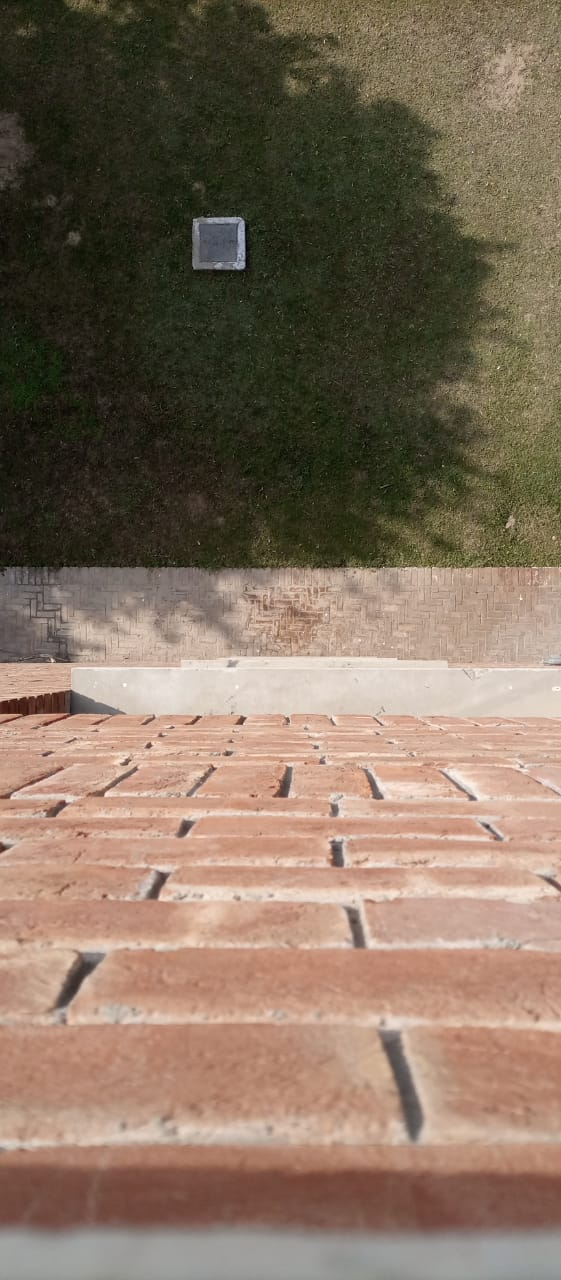
#> input picture Part3/top_view.jpeg, 561 x 1280 px
$ python Homography.py
#> lines starting #> are read from the running program, lines starting #| are printed output that depends on the picture
import cv2
import numpy as np


top_points = []
frame_points = []
def clickontop(event, x, y, flags, params):
    if event == cv2.EVENT_LBUTTONDOWN:
        top_points.append([x,y])
        font = cv2.FONT_HERSHEY_SIMPLEX
        cv2.putText(top_view,'o', (x, y), font, 1, (255, 0, 0), 2)
        cv2.imshow('Top', top_view)


def clickonframe(event, x, y, flags, params):
    if event == cv2.EVENT_LBUTTONDOWN:
        frame_points.append([x,y])
        font = cv2.FONT_HERSHEY_SIMPLEX
        cv2.putText(sideview,'o', (x, y), font, 1, (255, 0, 0), 2)
        cv2.imshow('sideview', sideview)


top_view = cv2.resize(cv2.imread('top_view.jpeg'),(700,700))
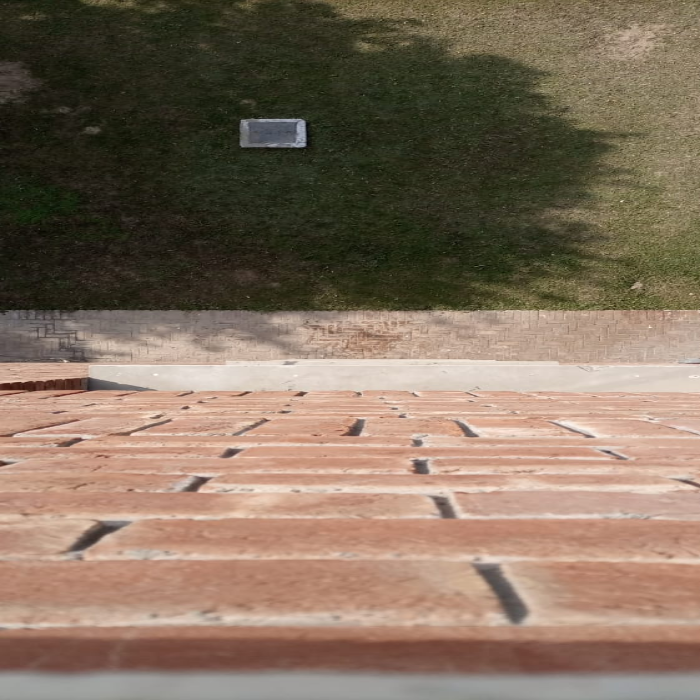
#> top_view: shape (700, 700, 3); mean B, G, R 94.2, 111.9, 130.7
cv2.imshow('Top', top_view)
cv2.setMouseCallback('Top', clickontop)


sideview = cv2.resize(cv2.imread('File1.jpeg'),(700,700))
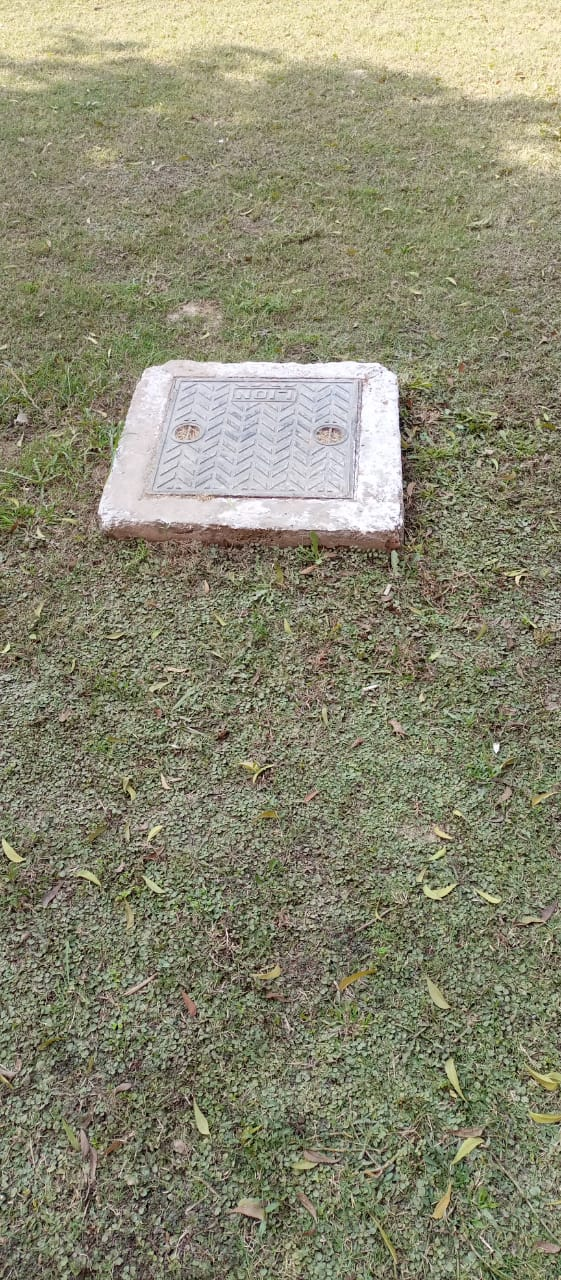
#> input picture Part3/File1.jpeg, 561 x 1280 px
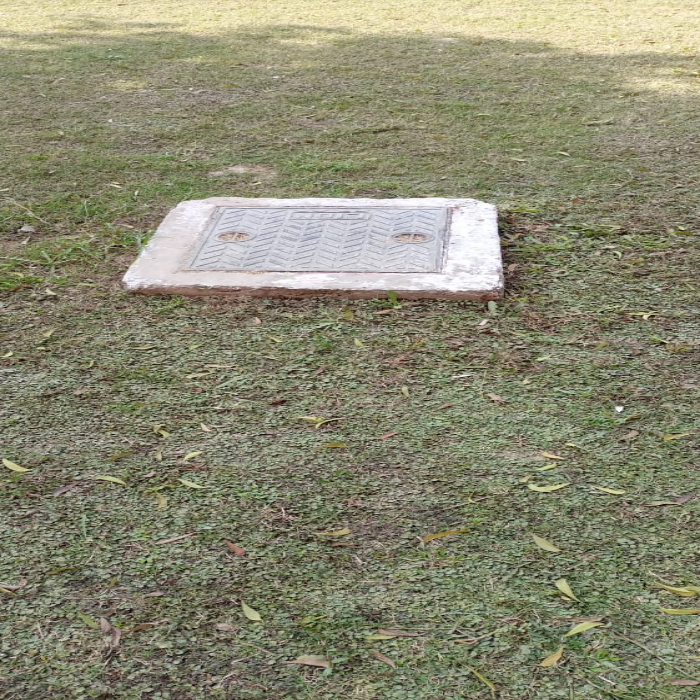
#> sideview: shape (700, 700, 3); mean B, G, R 113.3, 136.7, 137.8
cv2.imshow('sideview', sideview)
cv2.setMouseCallback('sideview', clickonframe)


while True:
    if cv2.waitKey(1) & 0xFF == ord('q'):
#> (key q is pressed here)
        break

top_points = np.array(top_points)
frame_points = np.array(frame_points)
#> (the run stopped early here; a loop or call above may not have finished)
